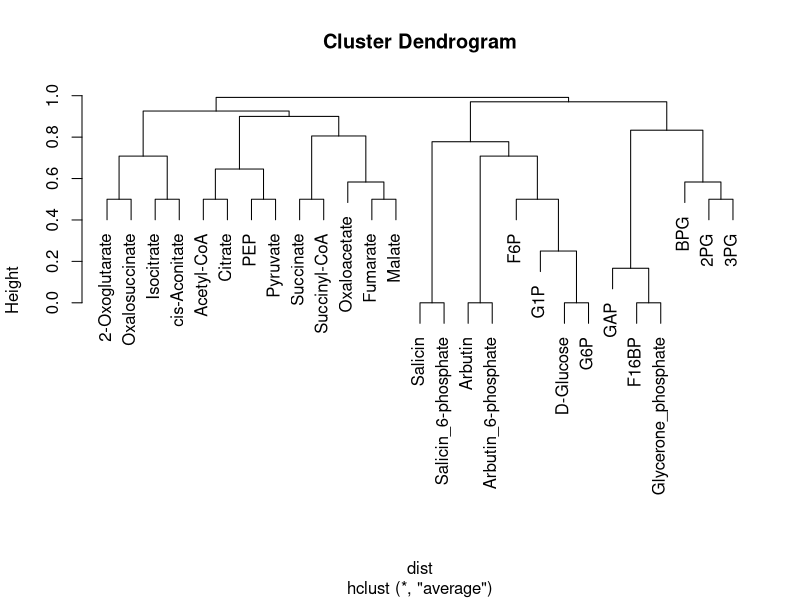
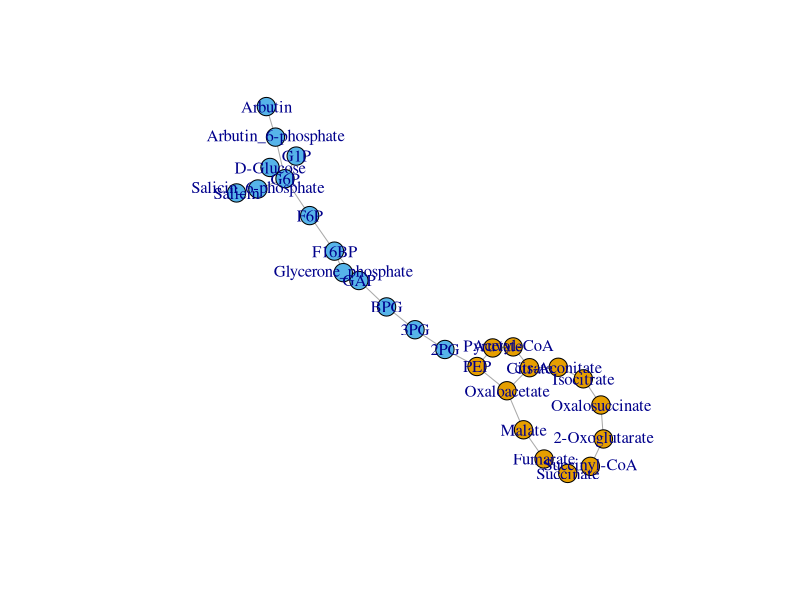
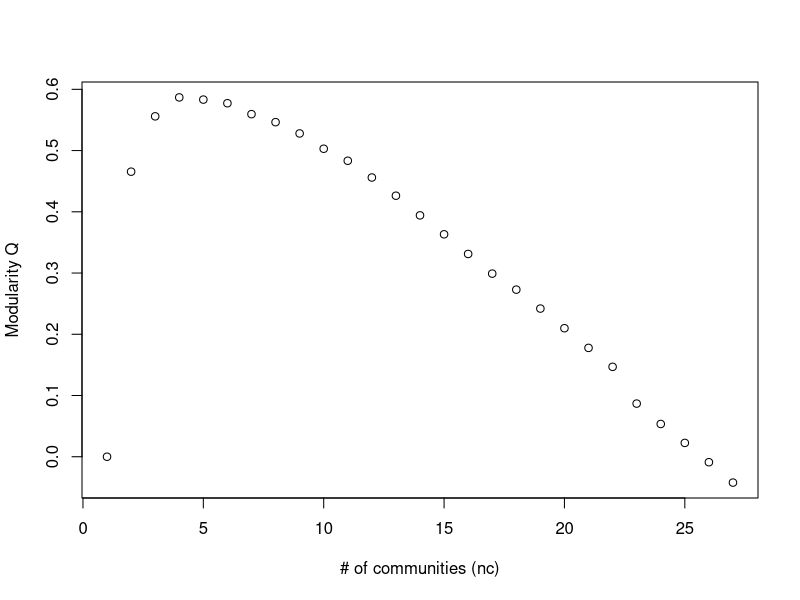
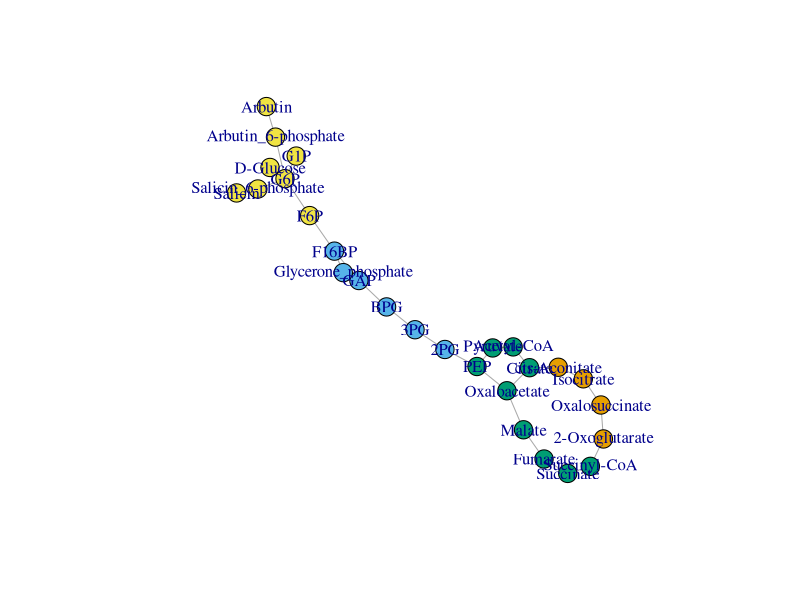

Reproduce these figures in R, in order.
## ---- chunk 1
# igraphパッケージの読み込み
library(igraph)
## ---- chunk 2
# エッジリスト形式のネットワークデータを読み込む
d <- read.table("../data/eco_EM+TCA.txt")
# 無向ネットワークで読み込む
g <- graph_from_data_frame(d, directed=F)
# 多重エッジや自己ループを削除する。
g <- simplify(g, remove.multiple=T, remove.loops=T)
## ---- chunk 3
# 隣接行列（Aij）を得る
A_ij <- as_adjacency_matrix(g,sparse=F)
# Jijの計算
J_ij <- cocitation(g)
# min(ki,kj)の計算
deg <- degree(g)
deg_mtx <- matrix(0,nrow=vcount(g),ncol=vcount(g))
for(i in 1:vcount(g)){
	for(j in 1:vcount(g)){
		deg_mtx[i,j] <- min(deg[[i]],deg[[j]])
	}
}

# Topological overlap score matrixを得る
overlap_mtx <- (J_ij + A_ij) / (deg_mtx + 1 - A_ij)
diag(overlap_mtx) <- 1
## ---- chunk 4
# 距離行列(dissimilarity score matrix)に変換
dist <- as.dist(1 - overlap_mtx)
# 群平均法に基づいて階層的クラスタリング
res <- hclust(dist, method="average")
# デンドログラムをプロット
plot(res)
## ---- chunk 5
# heightに対する適当な閾値hでコミュニティを決める場合
# mem <- cutree(res, h=0.9)
# k個数のコミュニティになるように分割する場合（ここでは2個に設定）
mem <- cutree(res, k=2)
mem
## ---- chunk 6
# コミュニティのメンバシップにしたがってノードを色付け
V(g)$color <- mem
# ネットワークを描画。
set.seed(5)
plot(g,vertex.size=10, vertex.label=V(g)$name)
## ---- chunk 7
q_max <- -Inf
nc_opt <- 1
nc_vs_q <- c() 
for(nc in 1:vcount(g)){
  mem <- cutree(res, k=nc)
  q <- modularity(g, mem)
  nc_vs_q  <- rbind(nc_vs_q, c(nc, q))
  if(q_max < q){
    nc_opt <- nc
    q_max <- q
  }
}
# コミュニティ数ncとその場合のモジュラリティQをプロット
plot(nc_vs_q, xlab="# of communities (nc)", ylab="Modularity Q")
## ---- chunk 8
# モジュラリティQが最大となる分割を得る。
mem <- cutree(res, k=nc_opt)
# コミュニティのメンバシップにしたがってノードを色付け
V(g)$color <- mem
# ネットワークを描画。
set.seed(5)
plot(g,vertex.size=10, vertex.label=V(g)$name)
